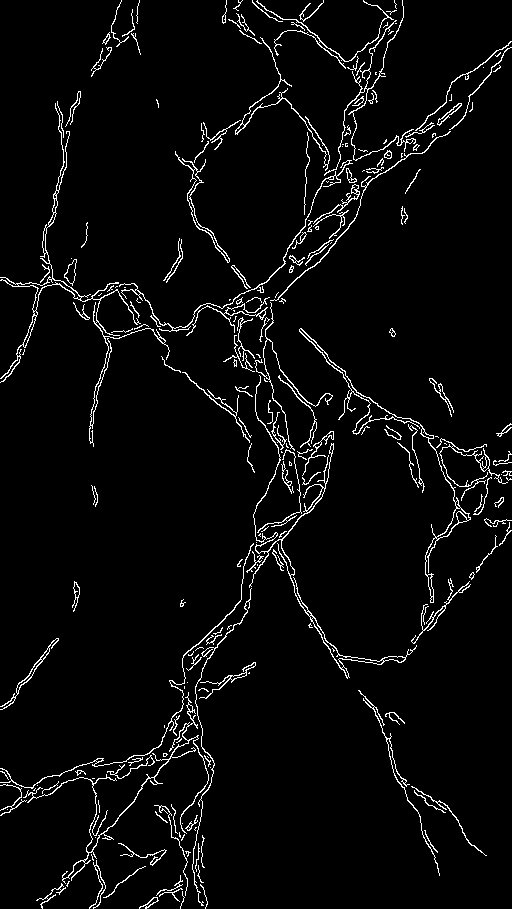
#> input picture outputs/edges/7f082df4a2cc1a5b9a405d2f6fb582da.png, 512 x 909 px, given as the content of the folder ../data/raw, which was not available
$ python main.py   (older library calls are emulated)
#> lines starting #> are read from the running program, lines starting #| are printed output that depends on the picture; after the words box and inside, x2 and y2 are one past the last pixel; in counts of white or black regions, pixels touching at a corner belong together; pictures that were not available may be replaced by others from this repository, and a replacement may not be noted
### src/io_utils.py
import os
import shutil

def reset_output_dir(base_path: str):
    """
    Xóa thư mục output cũ (nếu có) và tạo mới cấu trúc chuẩn.
    """
    if os.path.exists(base_path):
        shutil.rmtree(base_path)

    os.makedirs(base_path, exist_ok=True)
    os.makedirs(os.path.join(base_path, "edges"), exist_ok=True)
    os.makedirs(os.path.join(base_path, "masks"), exist_ok=True)
    os.makedirs(os.path.join(base_path, "results"), exist_ok=True)
    os.makedirs(os.path.join(base_path, "ok"), exist_ok=True)
    os.makedirs(os.path.join(base_path, "defect"), exist_ok=True)


def load_all_images(input_dir: str):
    """
    Duyệt toàn bộ file ảnh trong input_dir (kể cả subfolder).
    """
    image_files = []
    for root, _, files in os.walk(input_dir):
        for f in files:
            if f.lower().endswith((".jpg", ".jpeg", ".png", ".bmp")):
                image_files.append(os.path.join(root, f))
    return image_files

### src/preprocessing.py
import cv2

def preprocess_image(img, resize_width):
    """Resize + grayscale + Gaussian blur"""
    h, w = img.shape[:2]
    scale = resize_width / w
    resized = cv2.resize(img, (resize_width, int(h * scale)))

    gray = cv2.cvtColor(resized, cv2.COLOR_BGR2GRAY)
    gray_blur = cv2.GaussianBlur(gray, (5, 5), 0)

    return resized, gray_blur

### src/edge_detection.py
import cv2
import numpy as np

def detect_edges_canny(gray, low, high):
    """
    Phát hiện biên bằng Canny.
    """
    edges = cv2.Canny(gray, low, high)
    return edges


# [15 lines left out: function detect_edges_sobel, not called in this run]

### src/defect_detection.py
import cv2
import numpy as np

def detect_defects(edge_img, min_area):
    kernel = np.ones((3, 3), np.uint8)
    dilated = cv2.dilate(edge_img, kernel, iterations=1)
    closed = cv2.morphologyEx(dilated, cv2.MORPH_CLOSE, kernel, iterations=2)

    contours, _ = cv2.findContours(closed, cv2.RETR_EXTERNAL, cv2.CHAIN_APPROX_SIMPLE)

    defect_contours = []
    mask = np.zeros_like(edge_img)

    for cnt in contours:
        if cv2.contourArea(cnt) >= min_area:
            defect_contours.append(cnt)
            cv2.drawContours(mask, [cnt], -1, 255, -1)

    return defect_contours, mask


def classify_defect(mask, threshold_ratio):
    defect_area = (mask > 0).sum()
    total_area = mask.size

    ratio = defect_area / total_area
    is_defect = ratio > threshold_ratio

    return is_defect, ratio

### src/visualization.py
import cv2

def draw_result(img, contours, is_defect, ratio, method: str):
    """
    Vẽ contour vùng lỗi và text trạng thái lên ảnh màu.
    """
    output = img.copy()

    # Vẽ vùng lỗi
    if contours:
        cv2.drawContours(output, contours, -1, (0, 0, 255), 2)

    # Text hiển thị trạng thái
    status = f"DEFECT: {is_defect} (ratio={ratio:.3f}) [{method}]"
    color = (0, 0, 255) if is_defect else (0, 255, 0)

    cv2.putText(
        output,
        status,
        (10, 30),
        cv2.FONT_HERSHEY_SIMPLEX,
        0.7,
        color,
        2,
        lineType=cv2.LINE_AA,
    )

    return output

### src/main.py
import os
import cv2
import pandas as pd

from config import *
from preprocessing import preprocess_image
from edge_detection import detect_edges_canny, detect_edges_sobel
from defect_detection import detect_defects, classify_defect
from io_utils import reset_output_dir, load_all_images
from visualization import draw_result


def main():
    print("🚀 Surface Defect Detection Running...")

    # 1. Xóa & tạo lại thư mục outputs
    reset_output_dir(OUTPUT_DIR)

    # 2. Lấy danh sách ảnh cần xử lý
    image_paths = load_all_images(INPUT_DIR)
    if not image_paths:
        print("⚠️ Không tìm thấy ảnh nào trong thư mục:", INPUT_DIR)
        return

    results = []

    for img_path in image_paths:
        print("🔍 Processing:", img_path)

        img = cv2.imread(img_path)
#> img is the input picture: shape (909, 512, 3); 3.9% white in thin lines or dots
        if img is None:
            print("⚠️  Không đọc được ảnh:", img_path)
            continue

        # 3. Tiền xử lý
        resized, gray_blur = preprocess_image(img, RESIZE_WIDTH)
#> in preprocess_image, `gray = cv2.cvtColor(resized, cv2.COLOR_BGR2GRAY)`: gray: shape (909, 512); 3.9% white in thin lines or dots
#> in preprocess_image, `gray_blur = cv2.GaussianBlur(gray, (5, 5), 0)`:
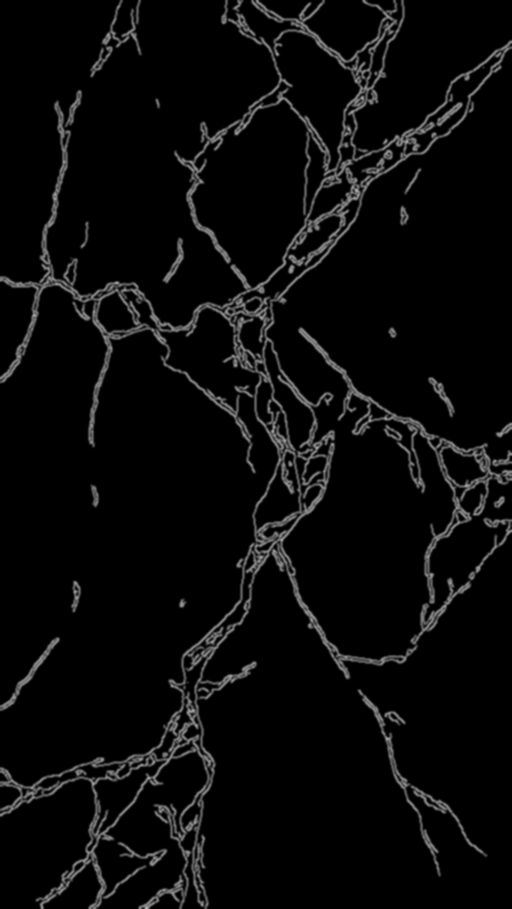
#> gray_blur: shape (909, 512); min 0, max 193, mean 10.1

        # 4. Phát hiện biên
        if METHOD.lower() == "canny":
            edges = detect_edges_canny(gray_blur, CANNY_LOW, CANNY_HIGH)
#> in detect_edges_canny, `edges = cv2.Canny(gray, low, high)`:
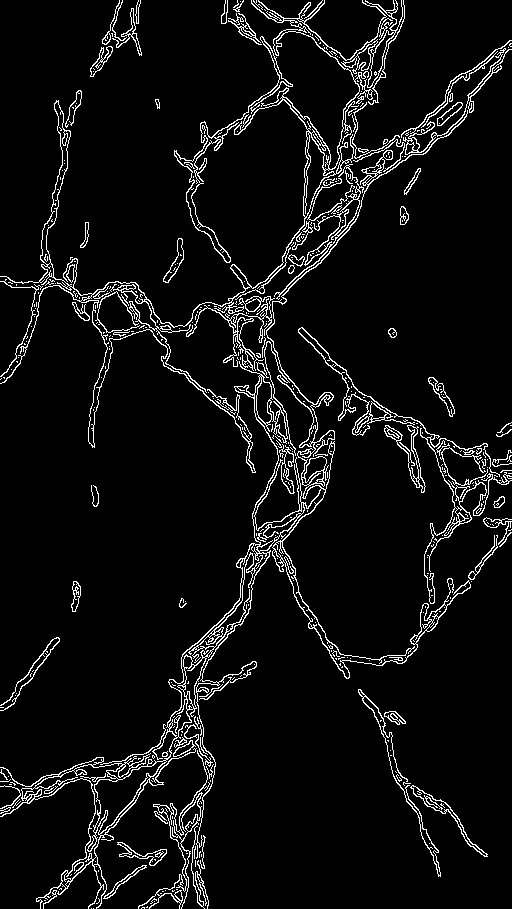
#> edges: shape (909, 512); 6% white in thin lines or dots
        else:
            edges = detect_edges_sobel(gray_blur)

        # 5. Tìm vùng lỗi + mask
        contours, mask = detect_defects(edges, MIN_DEFECT_AREA)
#> in detect_defects, `dilated = cv2.dilate(edge_img, kernel, iterations=1)`:
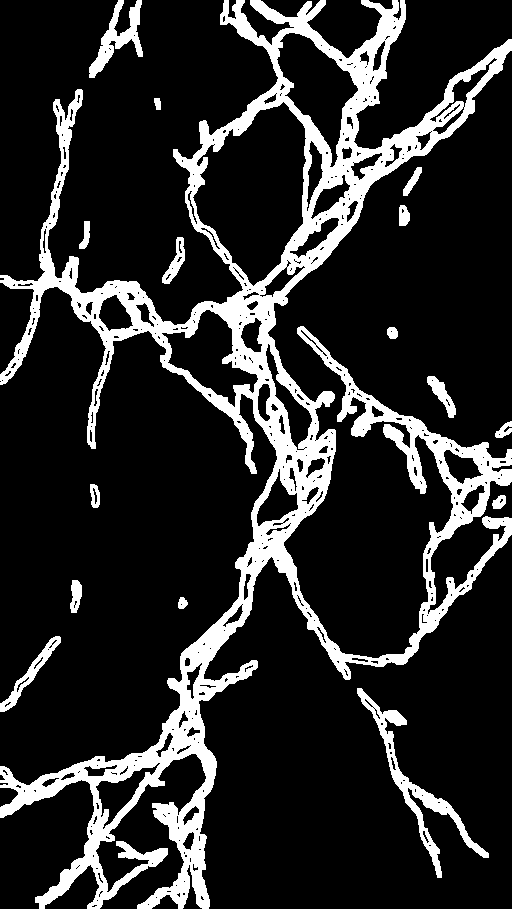
#> dilated: shape (909, 512); 16.4% white; 16 white regions, largest, box (x1, y1, x2, y2) and area: (0, 0, 512, 909) 68527, (357, 688, 489, 878) 2870, (89, 0, 143, 78) 1433
#> in detect_defects, `closed = cv2.morphologyEx(dilated, cv2.MORPH_CLOSE, kernel, iterations..`:
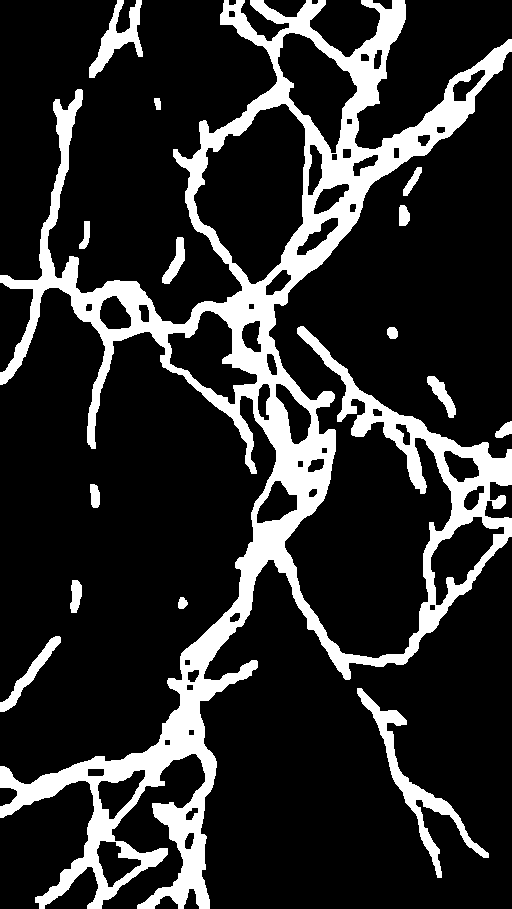
#> closed: shape (909, 512); 17.7% white; 15 white regions
#> in detect_defects, `contours, _ = cv2.findContours(closed, cv2.RETR_EXTERNAL, cv2.CHAIN_AP..`: contours = 15 contours; largest, box (x1, y1, x2, y2) and area: (0, 0, 512, 909) 106621, (357, 688, 489, 878) 2774, (89, 0, 143, 78) 1342, (0, 636, 61, 712) 805, (427, 376, 456, 418) 423
#> the loop in detect_defects, `for cnt in contours:` made 15 passes
#> after the loop in detect_defects, `for cnt in contours:`:
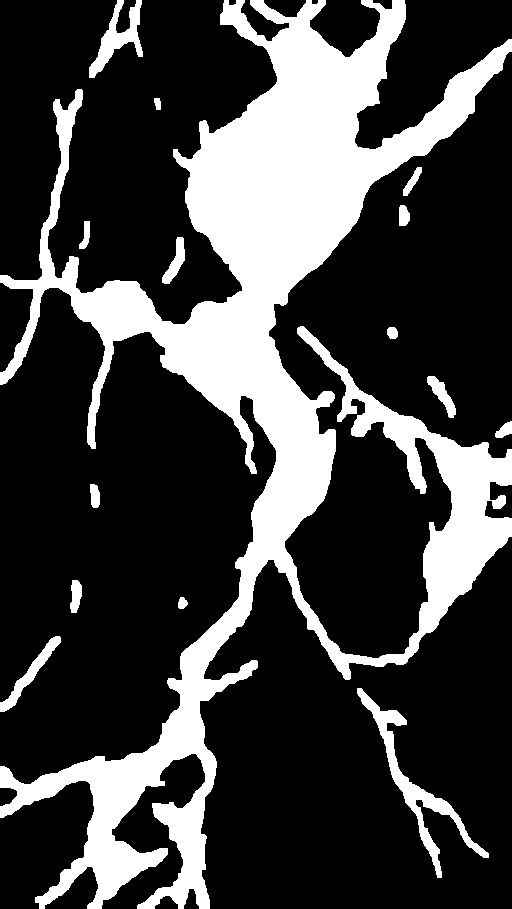
#> mask: shape (909, 512); 25.4% white; 15 white regions
#> after the loop in detect_defects, `for cnt in contours:`: defect_contours has the same summary as contours
        is_defect, ratio = classify_defect(mask, AREA_THRESHOLD_RATIO)
#> in classify_defect, `defect_area = (mask > 0).sum()`: defect_area = 118065
#> in classify_defect, `ratio = defect_area / total_area`: ratio = 0.254
#> in classify_defect, `is_defect = ratio > threshold_ratio`: is_defect = True
#> is_defect = True; ratio = 0.254

        # 6. Vẽ kết quả
        result_img = draw_result(resized, contours, is_defect, ratio, METHOD)
#> in draw_result, `status = f"DEFECT: {is_defect} (ratio={ratio:.3f}) [{method}]"`: status = 'DEFECT: True (ratio=0.254) [canny]'
#> in draw_result, `color = (0, 0, 255) if is_defect else (0, 255, 0)`: color = (0, 0, 255)
#> in draw_result, `cv2.putText( output, status, (10, 30), cv2.FONT_HERSHEY_SIMPLEX, 0.7, ..`:
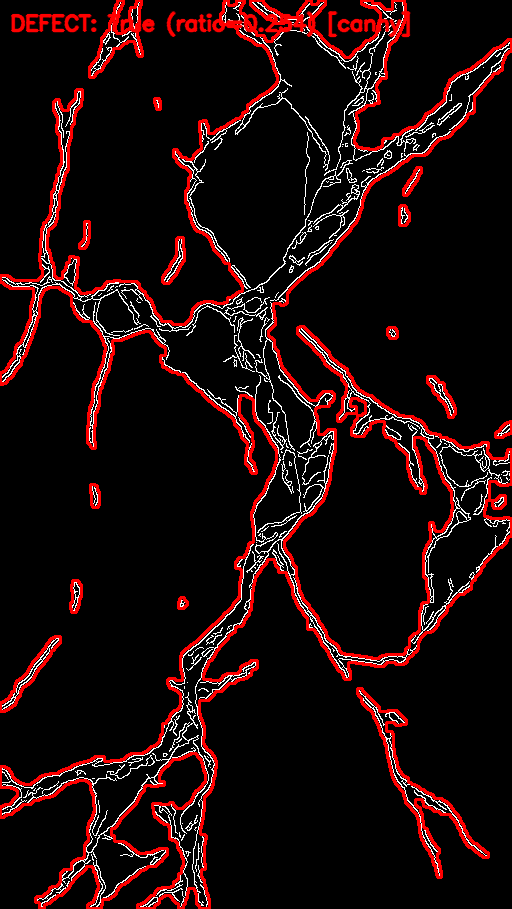
#> output: shape (909, 512, 3); mean B, G, R 9.8, 9.8, 29

        # 7. Lưu với đuôi .png
        base_name = os.path.splitext(os.path.basename(img_path))[0]
        out_name = base_name + ".png"

        cv2.imwrite(os.path.join(OUTPUT_DIR, "edges", out_name), edges)
        cv2.imwrite(os.path.join(OUTPUT_DIR, "masks", out_name), mask)
        cv2.imwrite(os.path.join(OUTPUT_DIR, "results", out_name), result_img)

        if is_defect:
            cv2.imwrite(os.path.join(OUTPUT_DIR, "defect", out_name), result_img)
        else:
            cv2.imwrite(os.path.join(OUTPUT_DIR, "ok", out_name), result_img)

        results.append([out_name, is_defect, ratio, METHOD])

    # 8. Ghi file CSV kết quả
    df = pd.DataFrame(results, columns=["file", "is_defect", "ratio", "method"])
#> df = table of 1 rows and 4 columns
    os.makedirs(OUTPUT_DIR, exist_ok=True)
    df.to_csv(os.path.join(OUTPUT_DIR, "report.csv"), index=False, encoding="utf-8-sig")

    print("✅ DONE! Kết quả đã lưu trong thư mục 'outputs/'")


if __name__ == "__main__":
    main()

$ run again, on outputs/edges/ddhdsk981.png
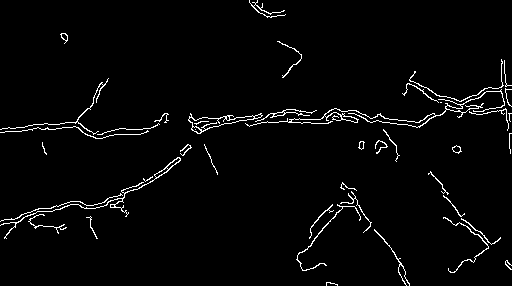
#> input picture outputs/edges/ddhdsk981.png, 512 x 286 px, given as the content of the folder ../data/raw, which was not available
#> in main, img is the input picture: shape (286, 512, 3); 2.7% white in thin lines or dots
#> gray: shape (286, 512); 2.7% white in thin lines or dots
#> edges: shape (286, 512); 4.3% white in thin lines or dots
#> dilated: shape (286, 512); 11.8% white; 16 white regions, largest, box (x1, y1, x2, y2) and area: (186, 58, 512, 155) 6098, (0, 142, 193, 241) 2735, (294, 181, 412, 286) 2343
#> in detect_defects, `closed = cv2.morphologyEx(dilated, cv2.MORPH_CLOSE, kernel, iterations..`:
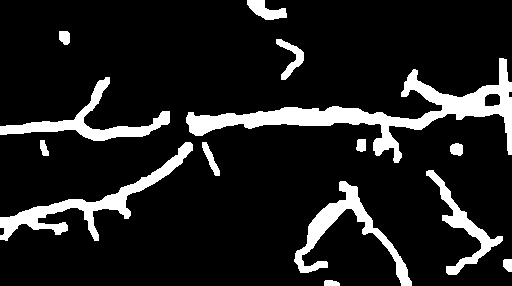
#> closed: shape (286, 512); 12.3% white; 14 white regions
#> in detect_defects, `contours, _ = cv2.findContours(closed, cv2.RETR_EXTERNAL, cv2.CHAIN_AP..`: contours = 14 contours; largest, box (x1, y1, x2, y2) and area: (186, 58, 512, 163) 6510, (0, 142, 193, 241) 2792, (294, 181, 412, 286) 2239, (0, 77, 170, 141) 2022, (426, 170, 503, 275) 1362
#> the loop in detect_defects, `for cnt in contours:` made 14 passes
#> after the loop in detect_defects, `for cnt in contours:`: defect_contours has the same summary as contours
#> defect_area = 18133
#> in classify_defect, `ratio = defect_area / total_area`: ratio = 0.124
#> in classify_defect, `is_defect = ratio > threshold_ratio`: is_defect = True
#> in main, `is_defect, ratio = classify_defect(mask, AREA_THRESHOLD_RATIO)`: ratio = 0.124
#> status = 'DEFECT: True (ratio=0.124) [canny]'
#> color = (0, 0, 255)
#> in draw_result, `cv2.putText( output, status, (10, 30), cv2.FONT_HERSHEY_SIMPLEX, 0.7, ..`:
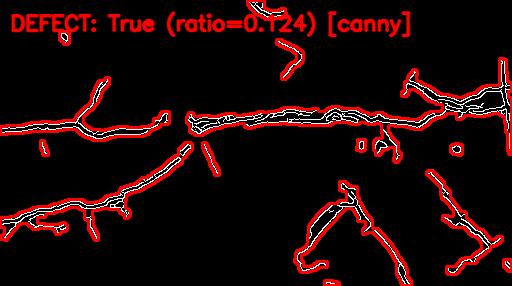
#> output: shape (286, 512, 3); mean B, G, R 6.6, 6.6, 32.8
#> df = table of 1 rows and 4 columns

$ run again, on outputs/edges/dhccjwj89.png
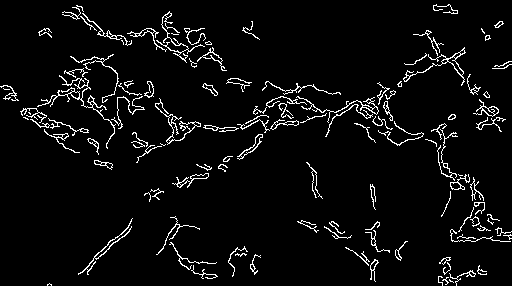
#> input picture outputs/edges/dhccjwj89.png, 512 x 286 px, given as the content of the folder ../data/raw, which was not available
#> in main, img is the input picture: shape (286, 512, 3); 4.9% white in thin lines or dots
#> gray: shape (286, 512); 4.9% white in thin lines or dots
#> edges: shape (286, 512); 7.6% white in thin lines or dots
#> dilated: shape (286, 512); 21% white; 30 white regions, largest, box (x1, y1, x2, y2) and area: (129, 28, 512, 244) 13219, (19, 52, 156, 155) 4987, (60, 3, 229, 73) 3302
#> closed: shape (286, 512); 22.4% white; 19 white regions
#> in detect_defects, `contours, _ = cv2.findContours(closed, cv2.RETR_EXTERNAL, cv2.CHAIN_AP..`: contours = 19 contours; largest, box (x1, y1, x2, y2) and area: (19, 28, 512, 244) 21740, (60, 3, 253, 94) 3636, (296, 218, 409, 283) 1610, (154, 215, 219, 281) 1201, (436, 255, 489, 286) 751
#> the loop in detect_defects, `for cnt in contours:` made 19 passes
#> after the loop in detect_defects, `for cnt in contours:`:
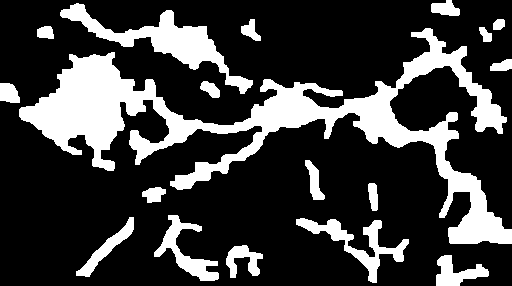
#> mask: shape (286, 512); 23.9% white; 18 white regions
#> after the loop in detect_defects, `for cnt in contours:`: defect_contours = 18 contours; largest, box (x1, y1, x2, y2) and area: (19, 28, 512, 244) 21740, (60, 3, 253, 94) 3636, (296, 218, 409, 283) 1610, (154, 215, 219, 281) 1201, (436, 255, 489, 286) 751
#> in main, `contours, mask = detect_defects(edges, MIN_DEFECT_AREA)`: contours has the same summary as defect_contours in detect_defects
#> defect_area = 34989
#> in classify_defect, `ratio = defect_area / total_area`: ratio = 0.239
#> in classify_defect, `is_defect = ratio > threshold_ratio`: is_defect = True
#> in main, `is_defect, ratio = classify_defect(mask, AREA_THRESHOLD_RATIO)`: ratio = 0.239
#> status = 'DEFECT: True (ratio=0.239) [canny]'
#> color = (0, 0, 255)
#> in draw_result, `cv2.putText( output, status, (10, 30), cv2.FONT_HERSHEY_SIMPLEX, 0.7, ..`:
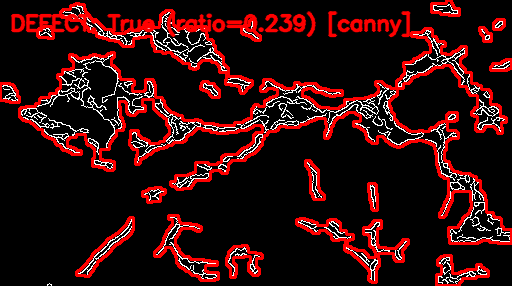
#> output: shape (286, 512, 3); mean B, G, R 12, 12, 47.9
#> df = table of 1 rows and 4 columns

$ run again, on outputs/edges/eucbcbcdu38339bccn.png
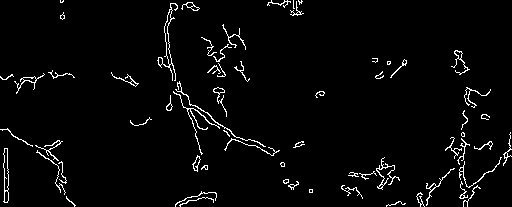
#> input picture outputs/edges/eucbcbcdu38339bccn.png, 512 x 207 px, given as the content of the folder ../data/raw, which was not available
#> in main, img is the input picture: shape (207, 512, 3); 3.1% white in thin lines or dots
#> gray: shape (207, 512); 3.1% white in thin lines or dots
#> edges: shape (207, 512); 5% white in thin lines or dots
#> dilated: shape (207, 512); 13.9% white; 30 white regions, largest, box (x1, y1, x2, y2) and area: (155, 0, 281, 173) 3373, (414, 109, 512, 207) 2524, (0, 126, 78, 207) 1246
#> in detect_defects, `closed = cv2.morphologyEx(dilated, cv2.MORPH_CLOSE, kernel, iterations..`:
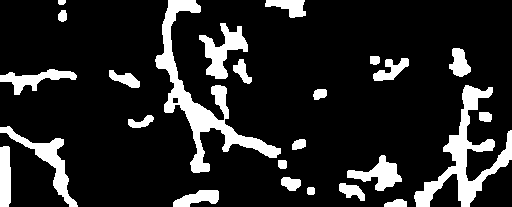
#> closed: shape (207, 512); 14.7% white; 25 white regions
#> in detect_defects, `contours, _ = cv2.findContours(closed, cv2.RETR_EXTERNAL, cv2.CHAIN_AP..`: contours = 25 contours; largest, box (x1, y1, x2, y2) and area: (155, 0, 281, 173) 3616, (414, 85, 512, 207) 2844, (0, 126, 78, 207) 1152, (199, 23, 248, 79) 1056, (347, 155, 402, 191) 773
#> the loop in detect_defects, `for cnt in contours:` made 25 passes
#> after the loop in detect_defects, `for cnt in contours:`: defect_contours = 23 contours; largest, box (x1, y1, x2, y2) and area: (155, 0, 281, 173) 3616, (414, 85, 512, 207) 2844, (0, 126, 78, 207) 1152, (199, 23, 248, 79) 1056, (347, 155, 402, 191) 773
#> in main, `contours, mask = detect_defects(edges, MIN_DEFECT_AREA)`: contours has the same summary as defect_contours in detect_defects
#> defect_area = 15553
#> in classify_defect, `ratio = defect_area / total_area`: ratio = 0.147
#> in classify_defect, `is_defect = ratio > threshold_ratio`: is_defect = True
#> in main, `is_defect, ratio = classify_defect(mask, AREA_THRESHOLD_RATIO)`: ratio = 0.147
#> status = 'DEFECT: True (ratio=0.147) [canny]'
#> color = (0, 0, 255)
#> in draw_result, `cv2.putText( output, status, (10, 30), cv2.FONT_HERSHEY_SIMPLEX, 0.7, ..`:
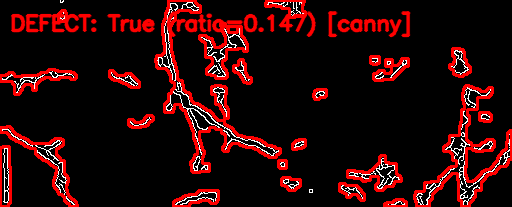
#> output: shape (207, 512, 3); mean B, G, R 7.5, 7.5, 41.3
#> df = table of 1 rows and 4 columns
